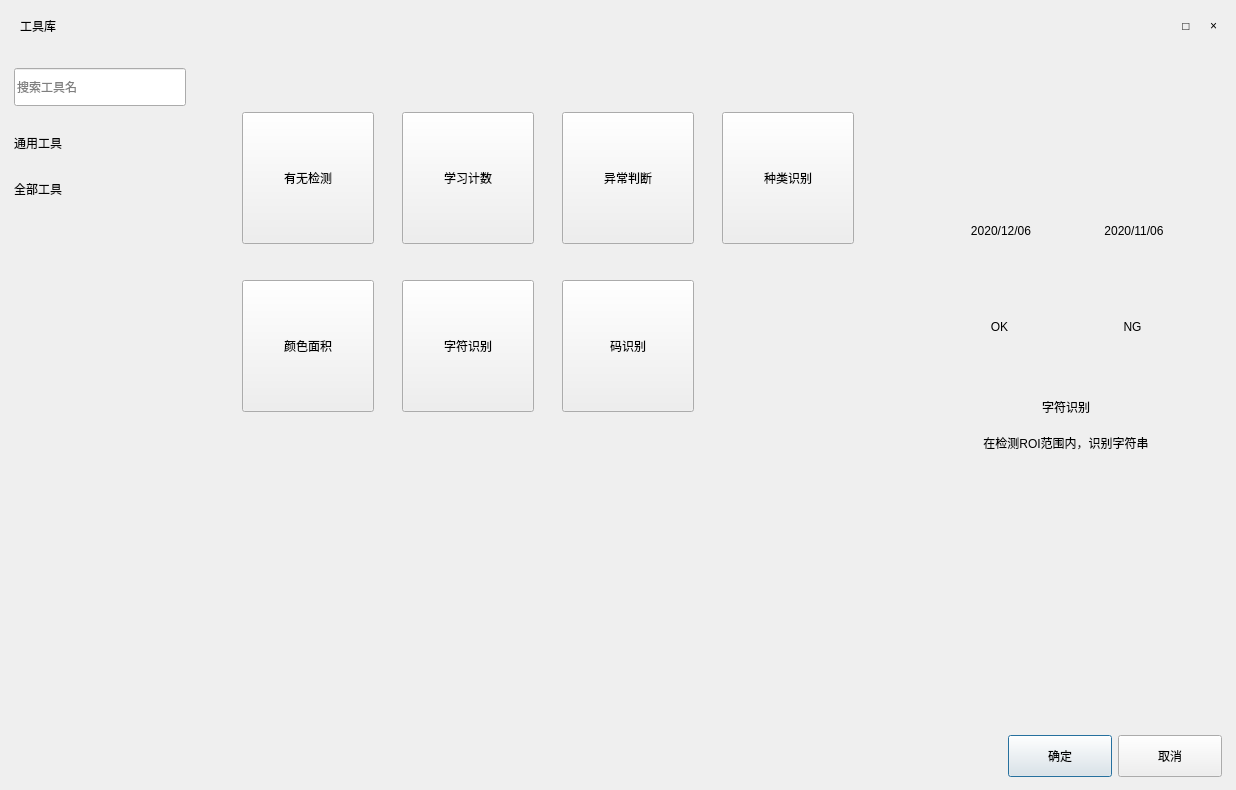
<?xml version="1.0" encoding="UTF-8"?>
<ui version="4.0">
 <class>ToolLibraryDialog</class>
 <widget class="QDialog" name="ToolLibraryDialog">
  <property name="geometry">
   <rect>
    <x>0</x>
    <y>0</y>
    <width>1180</width>
    <height>790</height>
   </rect>
  </property>
  <property name="windowTitle">
   <string>工具库</string>
  </property>
  <layout class="QVBoxLayout" name="verticalLayout_root">
   <property name="spacing">
    <number>0</number>
   </property>
   <property name="leftMargin">
    <number>0</number>
   </property>
   <property name="topMargin">
    <number>0</number>
   </property>
   <property name="rightMargin">
    <number>0</number>
   </property>
   <property name="bottomMargin">
    <number>0</number>
   </property>
   <item>
    <widget class="QFrame" name="toolLibraryTopLine">
     <property name="minimumSize">
      <size>
       <width>0</width>
       <height>2</height>
      </size>
     </property>
     <property name="maximumSize">
      <size>
       <width>16777215</width>
       <height>2</height>
      </size>
     </property>
     <property name="frameShape">
      <enum>QFrame::NoFrame</enum>
     </property>
    </widget>
   </item>
   <item>
    <widget class="QFrame" name="toolLibraryTitleBar">
     <property name="minimumSize">
      <size>
       <width>0</width>
       <height>48</height>
      </size>
     </property>
     <property name="maximumSize">
      <size>
       <width>16777215</width>
       <height>48</height>
      </size>
     </property>
     <property name="frameShape">
      <enum>QFrame::NoFrame</enum>
     </property>
     <layout class="QHBoxLayout" name="horizontalLayout_titleBar">
      <property name="leftMargin">
       <number>20</number>
      </property>
      <property name="rightMargin">
       <number>12</number>
      </property>
      <item>
       <widget class="QLabel" name="toolLibraryTitleLabel">
        <property name="text">
         <string>工具库</string>
        </property>
       </widget>
      </item>
      <item>
       <spacer name="horizontalSpacer_titleBar">
        <property name="orientation">
         <enum>Qt::Horizontal</enum>
        </property>
        <property name="sizeHint" stdset="0">
         <size>
          <width>40</width>
          <height>20</height>
         </size>
        </property>
       </spacer>
      </item>
      <item>
       <widget class="QToolButton" name="headerMaximizeButton">
        <property name="text">
         <string>□</string>
        </property>
        <property name="autoRaise">
         <bool>true</bool>
        </property>
       </widget>
      </item>
      <item>
       <widget class="QToolButton" name="closeButton">
        <property name="text">
         <string>×</string>
        </property>
        <property name="autoRaise">
         <bool>true</bool>
        </property>
       </widget>
      </item>
     </layout>
    </widget>
   </item>
   <item>
    <widget class="QFrame" name="toolLibraryBody">
     <property name="frameShape">
      <enum>QFrame::NoFrame</enum>
     </property>
     <layout class="QHBoxLayout" name="horizontalLayout_body">
      <property name="spacing">
       <number>0</number>
      </property>
      <property name="leftMargin">
       <number>0</number>
      </property>
      <property name="topMargin">
       <number>0</number>
      </property>
      <property name="rightMargin">
       <number>0</number>
      </property>
      <property name="bottomMargin">
       <number>0</number>
      </property>
      <item>
       <widget class="QFrame" name="toolLibrarySidebar">
        <property name="minimumSize">
         <size>
          <width>200</width>
          <height>0</height>
         </size>
        </property>
        <property name="maximumSize">
         <size>
          <width>200</width>
          <height>16777215</height>
         </size>
        </property>
        <property name="frameShape">
         <enum>QFrame::NoFrame</enum>
        </property>
        <layout class="QVBoxLayout" name="verticalLayout_sidebar">
         <property name="spacing">
          <number>28</number>
         </property>
         <property name="leftMargin">
          <number>14</number>
         </property>
         <property name="topMargin">
          <number>18</number>
         </property>
         <property name="rightMargin">
          <number>14</number>
         </property>
         <property name="bottomMargin">
          <number>18</number>
         </property>
         <item>
          <widget class="QLineEdit" name="toolSearchEdit">
           <property name="minimumSize">
            <size>
             <width>0</width>
             <height>38</height>
            </size>
           </property>
           <property name="placeholderText">
            <string>搜索工具名</string>
           </property>
          </widget>
         </item>
         <item>
          <widget class="QLabel" name="generalToolsLabel">
           <property name="text">
            <string>通用工具</string>
           </property>
          </widget>
         </item>
         <item>
          <widget class="QLabel" name="allToolsLabel">
           <property name="text">
            <string>全部工具</string>
           </property>
          </widget>
         </item>
         <item>
          <widget class="QLabel" name="toolLibraryTipLabel">
           <property name="minimumSize">
            <size>
             <width>0</width>
             <height>28</height>
            </size>
           </property>
           <property name="text">
            <string/>
           </property>
           <property name="wordWrap">
            <bool>true</bool>
           </property>
          </widget>
         </item>
         <item>
          <spacer name="verticalSpacer_sidebar">
           <property name="orientation">
            <enum>Qt::Vertical</enum>
           </property>
           <property name="sizeHint" stdset="0">
            <size>
             <width>20</width>
             <height>40</height>
            </size>
           </property>
          </spacer>
         </item>
        </layout>
       </widget>
      </item>
      <item>
       <widget class="QFrame" name="toolGridPanel">
        <property name="frameShape">
         <enum>QFrame::NoFrame</enum>
        </property>
        <layout class="QGridLayout" name="gridLayout_tools">
         <property name="leftMargin">
          <number>42</number>
         </property>
         <property name="topMargin">
          <number>62</number>
         </property>
         <property name="rightMargin">
          <number>42</number>
         </property>
         <property name="bottomMargin">
          <number>36</number>
         </property>
         <property name="horizontalSpacing">
          <number>28</number>
         </property>
         <property name="verticalSpacing">
          <number>36</number>
         </property>
         <item row="0" column="0">
          <widget class="QToolButton" name="presenceToolButton">
           <property name="minimumSize">
            <size>
             <width>132</width>
             <height>132</height>
            </size>
           </property>
           <property name="text">
            <string>有无检测</string>
           </property>
           <property name="icon">
            <iconset resource="../resources/resources.qrc">
             <normaloff>:/icons/measure.svg</normaloff>:/icons/measure.svg</iconset>
           </property>
           <property name="iconSize">
            <size>
             <width>58</width>
             <height>58</height>
            </size>
           </property>
           <property name="checkable">
            <bool>true</bool>
           </property>
           <property name="toolButtonStyle">
            <enum>Qt::ToolButtonTextUnderIcon</enum>
           </property>
          </widget>
         </item>
         <item row="0" column="1">
          <widget class="QToolButton" name="counterToolButton">
           <property name="minimumSize">
            <size>
             <width>132</width>
             <height>132</height>
            </size>
           </property>
           <property name="text">
            <string>学习计数</string>
           </property>
           <property name="icon">
            <iconset resource="../resources/resources.qrc">
             <normaloff>:/icons/sliders.svg</normaloff>:/icons/sliders.svg</iconset>
           </property>
           <property name="iconSize">
            <size>
             <width>58</width>
             <height>58</height>
            </size>
           </property>
           <property name="checkable">
            <bool>true</bool>
           </property>
           <property name="toolButtonStyle">
            <enum>Qt::ToolButtonTextUnderIcon</enum>
           </property>
          </widget>
         </item>
         <item row="0" column="2">
          <widget class="QToolButton" name="judgeToolButton">
           <property name="minimumSize">
            <size>
             <width>132</width>
             <height>132</height>
            </size>
           </property>
           <property name="text">
            <string>异常判断</string>
           </property>
           <property name="icon">
            <iconset resource="../resources/resources.qrc">
             <normaloff>:/icons/compare.svg</normaloff>:/icons/compare.svg</iconset>
           </property>
           <property name="iconSize">
            <size>
             <width>58</width>
             <height>58</height>
            </size>
           </property>
           <property name="checkable">
            <bool>true</bool>
           </property>
           <property name="toolButtonStyle">
            <enum>Qt::ToolButtonTextUnderIcon</enum>
           </property>
          </widget>
         </item>
         <item row="0" column="3">
          <widget class="QToolButton" name="categoryToolButton">
           <property name="minimumSize">
            <size>
             <width>132</width>
             <height>132</height>
            </size>
           </property>
           <property name="text">
            <string>种类识别</string>
           </property>
           <property name="icon">
            <iconset resource="../resources/resources.qrc">
             <normaloff>:/icons/eye.svg</normaloff>:/icons/eye.svg</iconset>
           </property>
           <property name="iconSize">
            <size>
             <width>58</width>
             <height>58</height>
            </size>
           </property>
           <property name="checkable">
            <bool>true</bool>
           </property>
           <property name="toolButtonStyle">
            <enum>Qt::ToolButtonTextUnderIcon</enum>
           </property>
          </widget>
         </item>
         <item row="1" column="0">
          <widget class="QToolButton" name="colorAreaToolButton">
           <property name="minimumSize">
            <size>
             <width>132</width>
             <height>132</height>
            </size>
           </property>
           <property name="text">
            <string>颜色面积</string>
           </property>
           <property name="icon">
            <iconset resource="../resources/resources.qrc">
             <normaloff>:/icons/grid.svg</normaloff>:/icons/grid.svg</iconset>
           </property>
           <property name="iconSize">
            <size>
             <width>58</width>
             <height>58</height>
            </size>
           </property>
           <property name="checkable">
            <bool>true</bool>
           </property>
           <property name="toolButtonStyle">
            <enum>Qt::ToolButtonTextUnderIcon</enum>
           </property>
          </widget>
         </item>
         <item row="1" column="1">
          <widget class="QToolButton" name="ocrToolButton">
           <property name="minimumSize">
            <size>
             <width>132</width>
             <height>132</height>
            </size>
           </property>
           <property name="text">
            <string>字符识别</string>
           </property>
           <property name="icon">
            <iconset resource="../resources/resources.qrc">
             <normaloff>:/icons/tool-step.svg</normaloff>:/icons/tool-step.svg</iconset>
           </property>
           <property name="iconSize">
            <size>
             <width>58</width>
             <height>58</height>
            </size>
           </property>
           <property name="checkable">
            <bool>true</bool>
           </property>
           <property name="toolButtonStyle">
            <enum>Qt::ToolButtonTextUnderIcon</enum>
           </property>
          </widget>
         </item>
         <item row="1" column="2">
          <widget class="QToolButton" name="codeToolButton">
           <property name="minimumSize">
            <size>
             <width>132</width>
             <height>132</height>
            </size>
           </property>
           <property name="text">
            <string>码识别</string>
           </property>
           <property name="icon">
            <iconset resource="../resources/resources.qrc">
             <normaloff>:/icons/monitor.svg</normaloff>:/icons/monitor.svg</iconset>
           </property>
           <property name="iconSize">
            <size>
             <width>58</width>
             <height>58</height>
            </size>
           </property>
           <property name="checkable">
            <bool>true</bool>
           </property>
           <property name="toolButtonStyle">
            <enum>Qt::ToolButtonTextUnderIcon</enum>
           </property>
          </widget>
         </item>
         <item row="2" column="0" colspan="4">
          <spacer name="verticalSpacer_toolGrid">
           <property name="orientation">
            <enum>Qt::Vertical</enum>
           </property>
           <property name="sizeHint" stdset="0">
            <size>
             <width>20</width>
             <height>40</height>
            </size>
           </property>
          </spacer>
         </item>
        </layout>
       </widget>
      </item>
      <item>
       <widget class="QFrame" name="toolPreviewPanel">
        <property name="minimumSize">
         <size>
          <width>340</width>
          <height>0</height>
         </size>
        </property>
        <property name="maximumSize">
         <size>
          <width>390</width>
          <height>16777215</height>
         </size>
        </property>
        <property name="frameShape">
         <enum>QFrame::NoFrame</enum>
        </property>
        <layout class="QVBoxLayout" name="verticalLayout_preview">
         <property name="spacing">
          <number>18</number>
         </property>
         <property name="leftMargin">
          <number>28</number>
         </property>
         <property name="topMargin">
          <number>120</number>
         </property>
         <property name="rightMargin">
          <number>28</number>
         </property>
         <property name="bottomMargin">
          <number>70</number>
         </property>
         <item>
          <widget class="QFrame" name="toolPreviewGraphic">
           <property name="minimumSize">
            <size>
             <width>0</width>
             <height>210</height>
            </size>
           </property>
           <property name="frameShape">
            <enum>QFrame::NoFrame</enum>
           </property>
           <layout class="QVBoxLayout" name="verticalLayout_previewGraphic">
            <property name="spacing">
             <number>18</number>
            </property>
            <property name="leftMargin">
             <number>18</number>
            </property>
            <property name="topMargin">
             <number>18</number>
            </property>
            <property name="rightMargin">
             <number>18</number>
            </property>
            <property name="bottomMargin">
             <number>18</number>
            </property>
            <item>
             <layout class="QHBoxLayout" name="horizontalLayout_previewBoxes">
              <property name="spacing">
               <number>18</number>
              </property>
              <item>
               <widget class="QLabel" name="previewOkBox">
                <property name="minimumSize">
                 <size>
                  <width>118</width>
                  <height>86</height>
                 </size>
                </property>
                <property name="text">
                 <string>2020/12/06</string>
                </property>
                <property name="alignment">
                 <set>Qt::AlignCenter</set>
                </property>
               </widget>
              </item>
              <item>
               <widget class="QLabel" name="previewNgBox">
                <property name="minimumSize">
                 <size>
                  <width>118</width>
                  <height>86</height>
                 </size>
                </property>
                <property name="text">
                 <string>2020/11/06</string>
                </property>
                <property name="alignment">
                 <set>Qt::AlignCenter</set>
                </property>
               </widget>
              </item>
             </layout>
            </item>
            <item>
             <layout class="QHBoxLayout" name="horizontalLayout_previewResult">
              <item>
               <widget class="QLabel" name="previewOkLabel">
                <property name="minimumSize">
                 <size>
                  <width>100</width>
                  <height>42</height>
                 </size>
                </property>
                <property name="text">
                 <string>OK</string>
                </property>
                <property name="alignment">
                 <set>Qt::AlignCenter</set>
                </property>
               </widget>
              </item>
              <item>
               <widget class="QLabel" name="previewNgLabel">
                <property name="minimumSize">
                 <size>
                  <width>100</width>
                  <height>42</height>
                 </size>
                </property>
                <property name="text">
                 <string>NG</string>
                </property>
                <property name="alignment">
                 <set>Qt::AlignCenter</set>
                </property>
               </widget>
              </item>
             </layout>
            </item>
           </layout>
          </widget>
         </item>
         <item>
          <widget class="QLabel" name="previewTitleLabel">
           <property name="text">
            <string>字符识别</string>
           </property>
           <property name="alignment">
            <set>Qt::AlignCenter</set>
           </property>
          </widget>
         </item>
         <item>
          <widget class="QLabel" name="previewDescriptionLabel">
           <property name="text">
            <string>在检测ROI范围内，识别字符串</string>
           </property>
           <property name="alignment">
            <set>Qt::AlignCenter</set>
           </property>
          </widget>
         </item>
         <item>
          <spacer name="verticalSpacer_preview">
           <property name="orientation">
            <enum>Qt::Vertical</enum>
           </property>
           <property name="sizeHint" stdset="0">
            <size>
             <width>20</width>
             <height>40</height>
            </size>
           </property>
          </spacer>
         </item>
        </layout>
       </widget>
      </item>
     </layout>
    </widget>
   </item>
   <item>
    <widget class="QFrame" name="toolLibraryBottomBar">
     <property name="minimumSize">
      <size>
       <width>0</width>
       <height>68</height>
      </size>
     </property>
     <property name="maximumSize">
      <size>
       <width>16777215</width>
       <height>68</height>
      </size>
     </property>
     <property name="frameShape">
      <enum>QFrame::NoFrame</enum>
     </property>
     <layout class="QHBoxLayout" name="horizontalLayout_bottom">
      <property name="leftMargin">
       <number>18</number>
      </property>
      <property name="rightMargin">
       <number>14</number>
      </property>
      <item>
       <spacer name="horizontalSpacer_bottom">
        <property name="orientation">
         <enum>Qt::Horizontal</enum>
        </property>
        <property name="sizeHint" stdset="0">
         <size>
          <width>40</width>
          <height>20</height>
         </size>
        </property>
       </spacer>
      </item>
      <item>
       <widget class="QPushButton" name="confirmButton">
        <property name="minimumSize">
         <size>
          <width>104</width>
          <height>42</height>
         </size>
        </property>
        <property name="text">
         <string>确定</string>
        </property>
       </widget>
      </item>
      <item>
       <widget class="QPushButton" name="cancelButton">
        <property name="minimumSize">
         <size>
          <width>104</width>
          <height>42</height>
         </size>
        </property>
        <property name="text">
         <string>取消</string>
        </property>
       </widget>
      </item>
     </layout>
    </widget>
   </item>
  </layout>
 </widget>
 <resources>
  <include location="../resources/resources.qrc"/>
 </resources>
 <connections/>
</ui>
